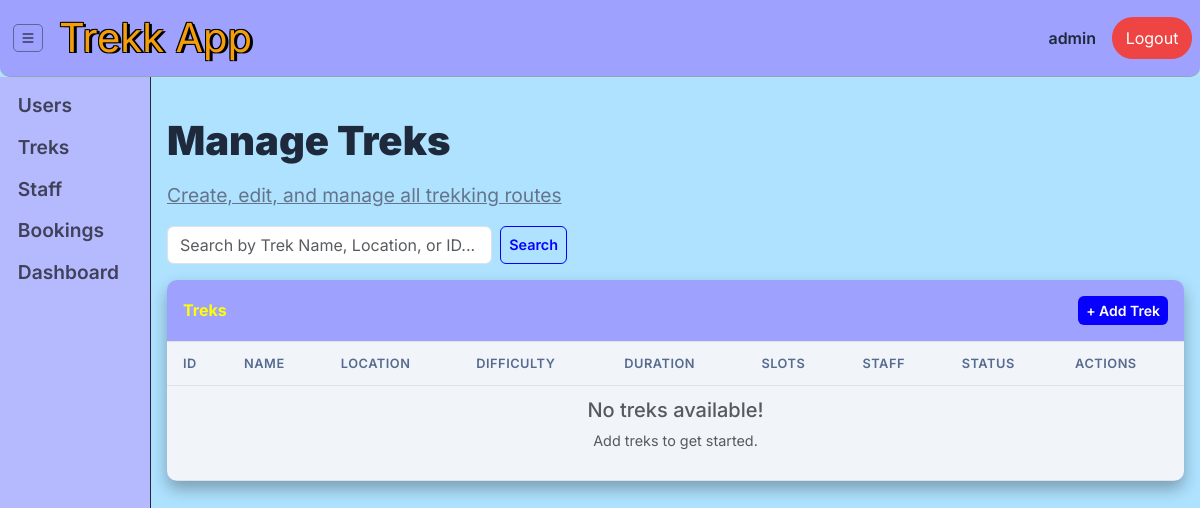
/admin/treks (signed in), run on an earlier commit of the app's database.
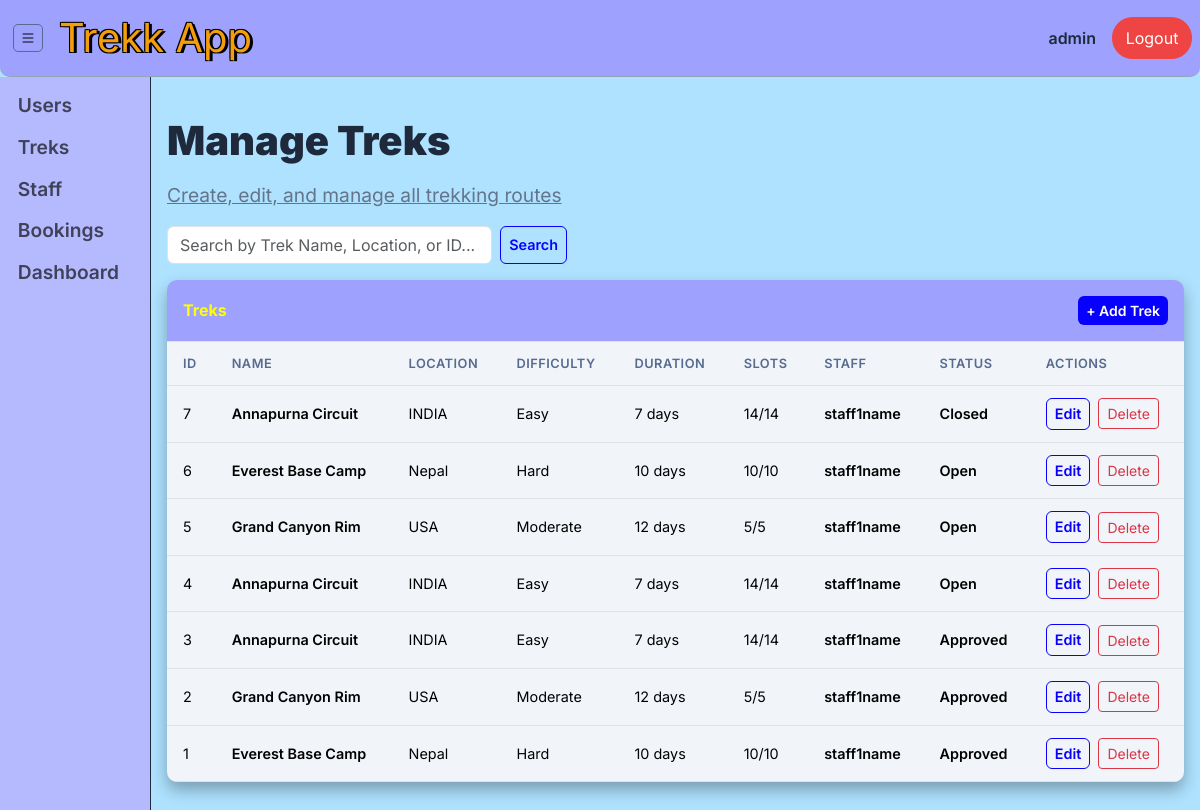
And on a later commit of the database.
### models.py (models this page shows, shortened)
class TREKK(db.Model): # trek table(entity)
    __tablename__ = 'trek'
    trek_id = db.Column(db.Integer,primary_key=True)
    name = db.Column(db.String(150), nullable=False)
    difficulty = db.Column(db.String(50), nullable=False) # easy , moderate or hard
    duration = db.Column(db.String(50), nullable=False) # '2 days' or '5 days'
    location = db.Column(db.String(40),nullable=False)
    total_slots = db.Column(db.Integer, nullable=False)
    avl_slots = db.Column(db.Integer, nullable=False)
    assigned_staff_id = db.Column(db.Integer, db.ForeignKey("user.user_id"))
    description = db.Column(db.Text, nullable=True)
    price = db.Column(db.Float, nullable=False) # 2000.50, 2500.40
    status = db.Column(db.String(50), nullable=False,default="Pending" )  # Pending, Approved, Closed, & Open
    start_date = db.Column(db.Date, nullable=False)
    end_date = db.Column(db.Date, nullable=False)
    date_of_create = db.Column(db.DateTime, default=datetime.utcnow)
    booked_treks = db.relationship("BOOKING", backref="trek", lazy=True)

class USER(UserMixin, db.Model): # user table(entity)
    __tablename__ = 'user'
    user_id = db.Column(db.Integer, primary_key=True, autoincrement=True) #user_id (primary key)
    username = db.Column(db.String(150), unique=True,nullable=False)
    email = db.Column(db.String(250),unique=True,nullable=False)
    fullname = db.Column(db.String(150),nullable=False)
    password = db.Column(db.String(250),nullable=False)
    phone_number = db.Column(db.String(20),nullable=True)
    role = db.Column(db.String(50),nullable=False, default="user") # user ,staff, admin
    status = db.Column(db.String(50),nullable=False, default="pending") # approved or rejected or blacklisted
    curr_status = db.Column(db.String(50),nullable=False, default="inactive")# active or inactive
    is_validated = db.Column(db.Boolean, default=False) # for admin to verify the user!
    qualification = db.Column(db.String(300),nullable=True) #null for users & bit mandate for staff
    date_of_create = db.Column(db.DateTime, default=datetime.utcnow)
    trek_bookings = db.relationship("BOOKING", backref="user", lazy=True)
    assigned_trek_staff = db.relationship("TREKK", backref="staff", lazy=True,  )

### routes/admin_route.py (the view, shortened to what this page needs)
@admin_bp.route("/treks")
@role_validator("admin")
def find_treks():
    t = request.args.get("t", '').strip()
    query = TREKK.query
    treks = query.order_by(TREKK.date_of_create.desc()).all()
    return render_template("admin/treks.html", treks=treks, t=t)

### routes/admin_route.py (called while the page is built)
def login_validator(func):
    @wraps(func)
    def decorated(*a, **kw):
        if 'user_id' not in session:
            flash("Please Log in to your Account First!", "warning")
            return redirect(url_for('auth.main'))
        return func(*a, **kw)
    return decorated

def role_validator(*roles):
    def wrapper(func):
        @wraps(func)
        @login_validator
        def decorated(*a, **kw):
            if session.get('role') not in roles:
                flash("Invalid User! Access Forbiden.", "danger")
                return redirect(url_for('auth.main'))
            return func(*a, **kw)
        return decorated
    return wrapper

### templates/admin/treks.html (shortened to what this page needs)
{% extends "base.html" %}
{% block content %}
<div class="page-heading d-flex justify-content-between align-items-center">
  <div>
    <h2>Manage Treks</h2>
    <u>Create, edit, and manage all trekking routes</u>
  </div>
</div>
<form method="GET" action="{{ url_for('admin.find_treks') }}" class="d-flex mb-3" style="max-width: 400px;">
<input type="text" name="t" value="{{ t }}" class="form-control me-2" placeholder="Search by Trek Name, Location, or ID...">
<button class="btn btn-outline-custom" type="submit">Search</button>
</form>
<div class="table-panel">
  <div class="p-3 border-bottom d-flex justify-content-between align-items-center">
        <h6 class="mb-0 fw-bold" >Treks</h6>
        <a href="{{ url_for('admin.add_treks')}}" class="btn btn-sm btn-accent ">+ Add Trek</a>
      </div>
  <div class="control-table">
    <table class="table">
      <thead>
        <tr><th>ID</th><th>Name</th><th>Location</th><th>Difficulty</th><th>Duration</th><th>Slots</th><th>Staff</th><th>Status</th><th>Actions</th></tr>
      </thead>
      <tbody>
      {% for t in treks %}
      <tr>
        <td>{{ t.trek_id }}</td>
        <td class="fw-semibold">{{ t.name }}</td>
        <td>{{ t.location }}</td>
        <td>{{ t.difficulty }}</td>
        <td>{{ t.duration }} days</td>
        <td>{{ t.avl_slots }}/{{ t.total_slots }}</td>
        <td class="fw-semibold">{{ t.staff.fullname if t.staff else '—' }}</td>
        <td class="fw-semibold">{{ t.status }}</td>
        <td>
          <a href="{{ url_for('admin.edit_treks', t_id=t.trek_id ) }}" class="btn btn-sm btn-outline-custom me-1">Edit</a>
          <form method="POST" action="{{ url_for('admin.delete_treks', t_id=t.trek_id ) }}" class="d-inline"
                onsubmit="return confirm('Delete this trek?')">
            <button class="btn btn-sm btn-outline-danger">Delete</button>
          </form>
        </td>
      </tr>
      {% else %}
      <tr><td colspan="9" class="text-muted text-center"><h5>No treks available!</h5><p>Add treks to get started.</p></td></tr>
      {% endfor %}
      </tbody>
    </table>
  </div>
</div>
{% endblock %}

### templates/base.html (shortened to what this page needs)
<!DOCTYPE html>
<html lang="en">
<head>
  <link href="https://cdn.jsdelivr.net/npm/bootstrap@5.3.3/dist/css/bootstrap.min.css" rel="stylesheet">
  <link rel="stylesheet" href="https://cdn.jsdelivr.net/npm/bootstrap-icons@1.11.3/font/bootstrap-icons.min.css">
  <link href="/static/css/style.css" rel="stylesheet">
</head>
<body>
    {% if session.get('user_id') %}
    <nav class="top-navbar px-2 py-2">
            <div class="nav-box">
                    <button class="sidebar-toggle" data-bs-target="#custom-sidebar" data-bs-toggle="collapse">
                        <i class="bi bi-list"></i>
                    </button>
                    <a href="{{ url_for('admin.admin_dashboard') }}" class="app-title">Trekk App</a>
            </div>
            <div class="navbar-nav d-flex flex-row align-items-center gap-3">
                <span class="nav-link fw-semibold text-nowrap text-truncate" style="max-width: 200px;">{{ session.get('username','') }}</span>
                <a class="nav-link logout-btn" href="{{ url_for('auth.logout') }}">Logout</a>
            </div>
    </nav>
    <div class="fullbody d-flex flex-column min-vh-100">
        <div class="d-flex flex-grow-1">
            <div class="custom-sidebar collapse collapse-horizontal show" id="custom-sidebar">
            <div class="list-group list-group-flush my-2" style="width: 150px;">
                <ul class="nav flex-column">
                    {% if session.get("role") == 'admin' %}
                    <li class="nav-item "><a class="nav-link text-dark" href=""> Users</a></li>
                    <li class="nav-item "><a class="nav-link text-dark" href="{{ url_for('admin.find_treks') }}"> Treks</a></li>
                    <li class="nav-item "><a class="nav-link text-dark" href="{{ url_for('admin.find_staff' ) }}"> Staff</a></li>
                    <li class="nav-item "><a class="nav-link text-dark" href=""> Bookings</a></li>
                    <li class="nav-item "><a class="nav-link text-dark" href="{{ url_for('admin.admin_dashboard') }}"> Dashboard</a></li>
                    {% elif session.get("role") == 'staff' %}
                    <li class="nav-item mb-1"><a class="nav-link text-dark" href="">Dashboard</a></li>
                    {% endif %}
                </ul>
            </div>
            </div>
            <div class="main-content flex-grow-1 px-3 py-3">
                {% block content %}{% endblock %}
            </div>
        </div>
    </div>
    {% endif %}
</body>
</html>

### static/css/style.css (style rules this page uses)
:root { --primary: #B5BAFF; --primary-dark: #9FA1FF; --primary-light: #AEE2FF; --btn-primary:#0800ff; --danger-light: #fca5a5; --accent: #D9F9DF; --accent-pale:#d35400; --dark: #576A8F; --gray-50: #f8fafc; --gray-100: #f1f5f9; --gray-200: #e2e8f0; --gray-400: #94a3b8; --gray-600: #64748b; --gray-800: #1e293b; --danger: #ef4444; --success: #22c55e; --warning: #f59e0b; --radius: 10px; --shadow: 0 1px 3px rgba(0,0,0,.08); --text-shadow: -1px -1px 0 #000, 1px -1px 0 #000, -1px 1px 0 #000, 3px 1px 0 #000; }
* { box-sizing: border-box; }
body { font-family: 'Inter', sans-serif; background: var(--primary-light); color: var(--gray-800); padding: 0; margin: 0; min-height: 100vh; }
.fullbody .custom-sidebar { background: var(--primary);font-weight: 700;font-size: 1.8rem;border-right: 1px solid var(--gray-800); }
.fullbody .nav-link { color: rgba(0, 0, 0, 0.65) !important;font-weight: 600;font-size: 1.2rem;padding: .4rem .8rem !important; border-radius: var(--radius);width: 140px;margin-left: 5px; }
.top-navbar { display: flex;justify-content: space-between; align-items: center;border-bottom: 1px solid var(--gray-400);background-color: var(--primary-dark);border-bottom-left-radius:var(--radius); border-bottom-right-radius:var(--radius); }
.top-navbar .nav-box { display: flex;align-items: center; }
.top-navbar .navbar-nav { display: flex;flex-direction: row; justify-content: space-between; align-items: center; gap: 25px; }
.top-navbar .app-title { text-align: center;font-size: 2.5rem;color: var(--warning);text-shadow: var(--text-shadow);margin-left: 1rem;text-decoration: none; }
.top-navbar .sidebar-toggle { border-radius: 5px;margin-left: 5px;border: 1px solid var(--dark); background: transparent; }
.navbar-nav .logout-btn { background-color: var(--danger);color:#fff!important;border: 1px solid rgba(239,68,68,.25);text-align: center;font-size: 1rem;width: 80px;border-radius: 1.3rem; }
.page-heading { padding: 1.5rem 0 1rem; }
.page-heading h2 { font-weight: 900; color: var(--gray-800); margin-bottom: 1rem; font-size: 2.5rem; }
.page-heading u { color: var(--gray-600); font-size: 1.2rem; margin-bottom: 0; }
.table-panel { background: var(--primary-dark); border: transparent; width: 100%;border-radius: var(--radius);overflow: hidden;box-shadow: 0px 8px 16px 0px rgba(0,0,0,0.3); }
.table-panel h6 { color: yellow; }
.table-panel .table { margin-bottom: 0; }
.table-panel .table thead th { background: var(--gray-100);font-weight: 600;font-size: .8rem;text-transform: uppercase;letter-spacing: .5px;color: var(--dark);padding: .75rem 1rem; }
.table-panel .table td { padding: .75rem 1rem; vertical-align: middle; font-size: .9rem; background: var(--gray-100); }
.btn-accent { background: var(--btn-primary); color: #fff; border: none; border-radius: 6px; padding: .25rem .5rem; font-weight: 600; }
.btn-outline-custom { border: 1px solid var(--btn-primary); color: var(--btn-primary); border-radius: 6px; padding: .25rem .5rem; font-weight: 600; background: transparent; font-size: .9rem; }

What changed in the data, as far as the page shows it:
added TREKK: trek_id "7", name "Annapurna Circuit", location "INDIA", difficulty "Easy", duration "7", avl_slots "14", total_slots "14", staff "staff1name", status "Closed"
added TREKK: trek_id "6", name "Everest Base Camp", location "Nepal", difficulty "Hard", duration "10", avl_slots "10", total_slots "10", staff "staff1name", status "Open"
added TREKK: trek_id "5", name "Grand Canyon Rim", location "USA", difficulty "Moderate", duration "12", avl_slots "5", total_slots "5", staff "staff1name", status "Open"
added TREKK: trek_id "4", name "Annapurna Circuit", location "INDIA", difficulty "Easy", duration "7", avl_slots "14", total_slots "14", staff "staff1name", status "Open"
added TREKK: trek_id "3", name "Annapurna Circuit", location "INDIA", difficulty "Easy", duration "7", avl_slots "14", total_slots "14", staff "staff1name", status "Approved"
added TREKK: trek_id "2", name "Grand Canyon Rim", location "USA", difficulty "Moderate", duration "12", avl_slots "5", total_slots "5", staff "staff1name", status "Approved"
added TREKK: trek_id "1", name "Everest Base Camp", location "Nepal", difficulty "Hard", duration "10", avl_slots "10", total_slots "10", staff "staff1name", status "Approved"
Also different on the page:
text no longer shown: "No treks available! Add treks to get started."
